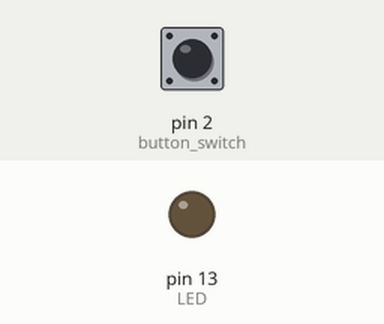
Bench run of a sketch on a simulated Arduino Uno, built with avr-gcc and run on an emulated ATmega328P. Parts: output pins drawn as LEDs (lit = HIGH). Inputs (shaded band) come from the test bench; at power-on: pin 2 (button_switch) HIGH.

Above: at 1.2 s.
1.3 s: pin 2 (button_switch) pulled LOW for 0.15 s
At 2.2 s:
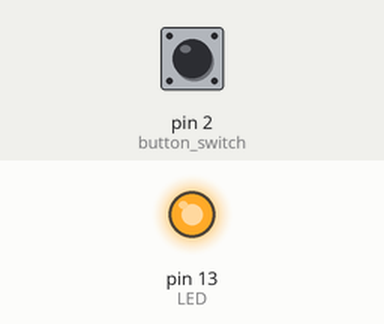
2.9 s: pin 2 (button_switch) pulled LOW for 1 s
At 3.4 s:
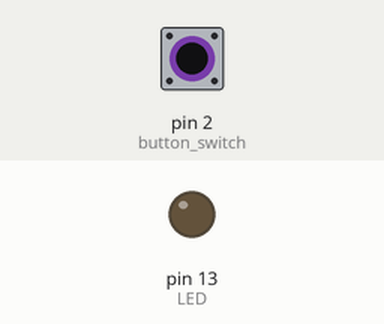
5.4 s: pin 2 (button_switch) pulled LOW for 3.2 s
At 6.5 s:
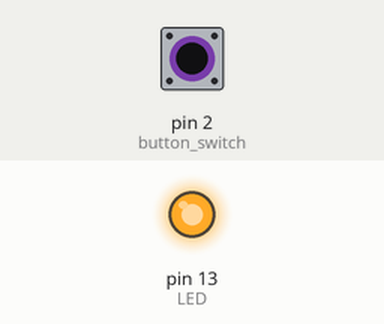
Timing chart, 0 to 8.4 s (numbered marks = the images above; inputs shaded):
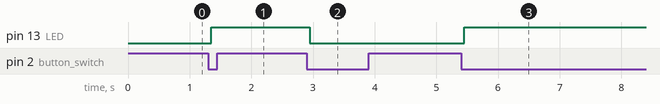

Measured:
- after the input at 1.3 s, pin 13 (LED): LOW → HIGH after 0.05 s
- after the input at 2.9 s, pin 13 (LED): HIGH → LOW after 0.05 s
- after the input at 5.4 s, pin 13 (LED): LOW → HIGH after 0.05 s

The sketch:

Switches_dual_circuit_design.ino
```cpp
// (licence header left out)
/*
  READING SIMPLE SWITCHES RELIABLY, WITH OR WITHOUT A SWITCH PULL DOWN RESISTOR
  '''''''''''''''''''''''''''''''''''''''''''''''''''''''''''''''''''''''''''''
  In this example sketch we look at configuring a simple button switch such that when pressed
  it will toggle a LED on and off.  The sketch automatically allows for one of two switch
  circuits to be configured, either with a pull down switch resistor or without.  This is configured
  and controlled with a simple macro parameter - see points of note below.

  Additionally, this sketch offers two methods to read a simple button switch, each offered as a
  specific function.  Only one function method should be configured (..._method_1/..._method_2),
  the choice left to preference of the user. The differences between each method is highlighted and
  explained below:
    Method 1 -  Function 'bool read_switch_method_1()' - this version of switch reading examines the switch
                input once each time the function is called.
                This allows the code section from which it is called to continue without waiting
                for the switch press cycle to complete once switching is initiated.
                Only drawback, of course, is that the design of the calling code must ensure that the
                switch is regularly tested to catch a change in switch status.

    Method 2 -  Function 'bool read_switch_method_2()' - this version of switch reading will wait for a
                switch cycle to complete, once it is initiated, before control is returned to the calling code.
                Once the switch is pressed, the code will fully consume the debounce period AFTER switch
                release until control is returned back to the calling code.
                That is, the calling code will be held up once the switch is pressed and until
                the debounce period has elapsed.

  Points of note:
    1.  The digital pin chosen as the input is initialised according to the 'circuit_type' macro
        parameter, either INPUT_PULLUP or INPUT using a call to pinMode(button_switch,circuit_type)
        in the setup() function.
        As the conditions for detecting switch on/off are different for each 'circuit_type' (they are
        reversed) two variables are used ('switch_low' and 'switch_high') to provide a reference
        indicating low and high (on/off) conditions.  However, this is transparent to the functioning
        of the code.  The only requirement is to define the 'circuit_type', everything else is
        automatically taken care of.

    2.  The design for each reading method incorporates code to debounce spurious inputs when the switch
        is pressed which, if not accounted for, would produce unexpected/spurious results.

    3.  The wiring designs for each type of switch circuit are:

        With switch pull down resistor configured and 'circuit_type' of INPUT

              10K ohm     button      (onboard)
              resistor    switch         LED
          ____|<><><>|_______ \___        O
         |              |         |       |
         0v         pin = 2      +5v    pin =
                                    LED_BUILTIN
         ___________________________________
         |            ARDUINO              |

        With NO switch pull down resistor configured and 'circuit_type' of INPUT_PULLUP

             button     (onboard)
             switch        LED
            ___ \___        O
           |        |       |
         pin 2     0v     pin =
                       LED_BUILTIN
         _______________________
         |       ARDUINO       |

    5.  The on board LED (MEGA 2560) is utilised for testing to keep circuit design to a minimum.
        If not using the onboard LED then configure one in the traditional way using a 230ohm resistor (for
        a red LED) and a red LED on a breadboard, or otherwise.
*/
// define type of switch circuit and associated LOW and HIGH variables:
//    - circuit C1, INPUT with switch resistor           -> switch_high = HIGH, switch_low = LOW
//    - circuit C2, INPUT_PULLUP with no switch resistor -> switch_high = LOW,  switch_low = HIGH

#define circuit_C1    INPUT
#define circuit_C2    INPUT_PULLUP

#define circuit_type  circuit_C1   // circuit type configured, see circuit design specs

int     switch_high, switch_low;

#define button_switch        2     // digital pin connected to button switch
#define debounce            50     // number of milliseconds to wait for switch to settle once pressed
#define switched           true    // signifies switch has been pressed

#define LED        LED_BUILTIN     // digital pin connected to LED, for testing of switch code only
bool    led_status      =  LOW;    // start with LED off, for testing of switch code only

void setup() {
  // define the switch circuit type
  pinMode(button_switch, circuit_type); // circuit_type == INPUT or INPUT_PULLUP
  // establish meanings for switch on/off depending on circuit_type
  if (circuit_type == INPUT_PULLUP) {
    // switch is NOT configured with a pull down switch resistor
    switch_high = LOW;  // switch pin goes LOW when switch pressed, ie on
    switch_low  = HIGH; // switch pin goes HIGH when switch released, ie off
  } else {
    // circuit_type == INPUT, so switch IS configured with a pull down switch resistor
    switch_high = HIGH; // switch pin goes HIGH when switch pressed, ie on
    switch_low  = LOW;  // switch pin goes LOW when switch released, ie off
  }
  // set LED pin for output, for testing purposes only
  pinMode(LED, OUTPUT);
}
//
//  Button switch reading, method 1
//  This version of switch reading examines switch once each time the function is called.
//  This allows the code section from which it is called to continue without waiting
//  for the switch press cycle to complete once switching is initiated.
//  Only drawback, of course, is that the design of the calling code must ensure that the
//  switch is regularly tested to catch a change in switch status.
//
bool read_switch_method_1() {
  int             switch_pin_reading;
  // static variables because we need to retain old values between function calls
  static bool     switch_pending = false;
  static long int elapse_timer;
  switch_pin_reading = digitalRead(button_switch);
  if (switch_pin_reading == switch_high) {
    // switch is pressed, so start/restart debounce process
    switch_pending = true;
    elapse_timer = millis();    // start elapse timing
    return !switched;           // now waiting for debounce to conclude
  }
  if (switch_pending && switch_pin_reading == switch_low) {
    // switch was pressed, now released, so check if debounce time elapsed
    if (millis() - elapse_timer > debounce) {
      // dounce time elapsed, so switch press cycle complete
      switch_pending = false;
      return switched;
    }
  }
  return !switched;
}

//
//  Button switch reading, method 2.
//  This version of switch reading will wait for a switch cycle to complete once it
//  initiated, before control is returned to the calling code.
//  That is, the calling code will be held up once the switch is pressed and until
//  the debounce period has elapsed.
//
bool read_switch_method_2() {
  int      switch_pin_reading;
  bool     switch_status;
  long int elapse_timer;
  switch_status = !switched;                            // assume switch not pressed
  //  read the given switch_pin, if pressed will be HIGH, if not pressed will be LOW
  switch_pin_reading = digitalRead(button_switch);
  do {
    if (switch_pin_reading  == switch_high) {
      // switch has been pressed, now debounce
      switch_status = switched;                         // flag that switch was pressed
      elapse_timer  = millis();
      do {} while (millis() - elapse_timer < debounce); // wait for debounce period to lapse
      switch_pin_reading = digitalRead(button_switch);  // see if switch is still being pressed
    }
  } while (switch_pin_reading == switch_high);          // keep debouncing until switch no longer pressed
  return switch_status;                                 // result is either 'switched' or '!switched'
}

void loop() {
  do {
    if (read_switch_method_1() == switched) {
      led_status = HIGH - led_status;                   // flip between HIGH and LOW
      digitalWrite(LED, led_status);
    }
  } while (true);
}
```
